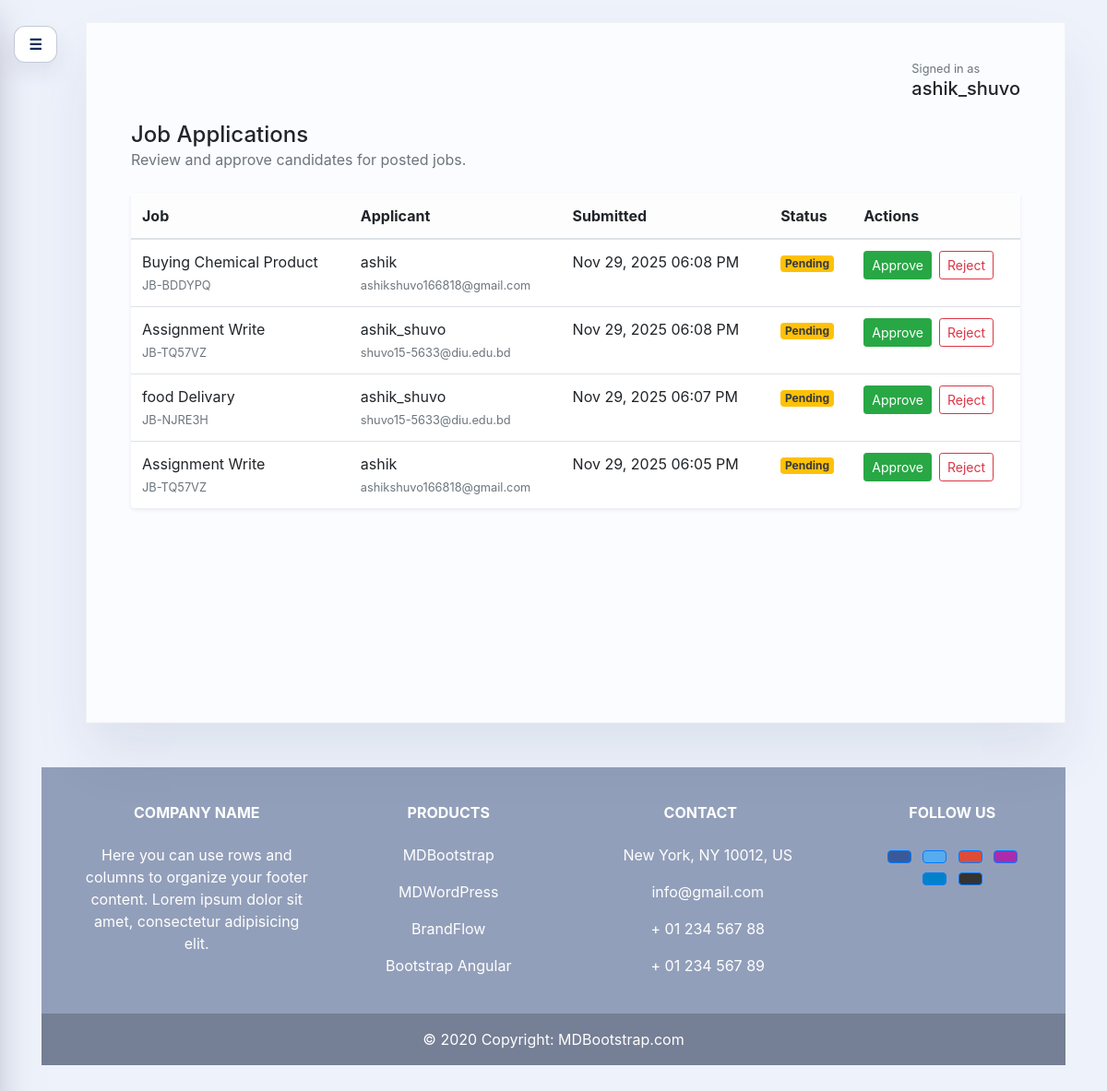
/applications/ (signed in), run on the app's committed database.
### userprofile/models.py (models this page shows, shortened)
class UserProfile(models.Model):
	user = models.OneToOneField(User, on_delete=models.CASCADE, related_name="profile")
	display_name = models.CharField(max_length=150, blank=True)
	photo = models.ImageField(upload_to="profile_photos/", blank=True, null=True)
	occupation = models.CharField(max_length=150, blank=True)
	skills = models.TextField(blank=True)
	present_address = models.CharField(max_length=255, blank=True)
	bio = models.TextField(blank=True)

### jobs/models.py (models this page shows, shortened)
class JobApplication(models.Model):
	class Status(models.TextChoices):
		PENDING = "pending", "Pending"
		APPROVED = "approved", "Approved"
		REJECTED = "rejected", "Rejected"
	job = models.ForeignKey(Job, related_name="applications", on_delete=models.CASCADE)
	applicant = models.ForeignKey(settings.AUTH_USER_MODEL, related_name="job_applications", on_delete=models.CASCADE)
	cover_letter = models.TextField(blank=True)
	status = models.CharField(max_length=20, choices=Status.choices, default=Status.PENDING)
	decided_by = models.ForeignKey(
		settings.AUTH_USER_MODEL,
		related_name="decided_applications",
		on_delete=models.SET_NULL,
		null=True,
		blank=True,
	)
	decision_at = models.DateTimeField(blank=True, null=True)
	created_at = models.DateTimeField(auto_now_add=True)
	updated_at = models.DateTimeField(auto_now=True)
	class Meta:
		unique_together = ("job", "applicant")
		ordering = ["-created_at"]

class Job(models.Model):
	poster = models.ForeignKey(
		settings.AUTH_USER_MODEL,
		on_delete=models.CASCADE,
		related_name="jobs",
	)
	work_title = models.CharField(max_length=200)
	worker_type = models.CharField(max_length=120)
	duration = models.CharField(max_length=120)
	amount = models.PositiveIntegerField()
	location = models.CharField(max_length=120)
	skills = models.CharField(max_length=255)
	tracking_code = models.CharField(max_length=16, unique=True, editable=False, blank=True)
	created_at = models.DateTimeField(auto_now_add=True)
	class Meta:
		ordering = ["-created_at"]

### jobs/views.py (the view)
# urls.py: path('applications/', views.manage_applications, name="manage_job_applications"),
@staff_member_required
@never_cache
def manage_applications(request):
    profile, _ = UserProfile.objects.get_or_create(user=request.user)
    applications = (
        JobApplication.objects.select_related("job", "applicant", "decided_by")
        .order_by("-created_at")
    )
    return render(
        request,
        "jobs/application_list.html",
        {"applications": applications, "profile": profile, "hide_nav": True},
    )

### userprofile/context_processors.py (called while the page is built)
def unread_notifications(request):
    if request.user.is_authenticated:
        count = request.user.notifications.filter(is_read=False).count()
    else:
        count = 0
    return {"unread_notifications_count": count}

### jobs/templates/jobs/application_list.html (shortened to what this page needs)
{% extends "userprofile/layout.html" %}
{% block dashboard_content %}
<div class="d-flex justify-content-between align-items-center mb-4">
  <div>
    <h2 class="h4 mb-0">Job Applications</h2>
    <p class="text-muted mb-0">Review and approve candidates for posted jobs.</p>
  </div>
</div>
<div class="table-responsive bg-white shadow-sm rounded">
  <table class="table mb-0 align-middle">
    <thead class="table-light">
      <tr>
        <th scope="col">Job</th>
        <th scope="col">Applicant</th>
        <th scope="col">Submitted</th>
        <th scope="col">Status</th>
        <th scope="col">Actions</th>
      </tr>
    </thead>
    <tbody>
      {% for application in applications %}
      <tr>
        <td>
          <div class="fw-semibold">{{ application.job.work_title }}</div>
          <small class="text-muted">{{ application.job.tracking_code }}</small>
        </td>
        <td>
          <div>{{ application.applicant.username }}</div>
          <small class="text-muted">{{ application.applicant.email }}</small>
        </td>
        <td>{{ application.created_at|date:"M d, Y h:i A" }}</td>
        <td>
          {% if application.status == 'approved' %}
            <span class="badge badge-success">Approved</span>
          {% elif application.status == 'pending' %}
            <span class="badge badge-warning text-dark">Pending</span>
          {% else %}
            <span class="badge badge-danger">Rejected</span>
          {% endif %}
        </td>
        <td>
          {% if application.status == 'pending' %}
          <div class="d-flex align-items-center">
            <form class="mr-2" method="post" action="{% url 'update_application_status' application.id %}">
              <button class="btn btn-success btn-sm" type="submit">Approve</button>
            </form>
            <form method="post" action="{% url 'update_application_status' application.id %}">
              <button class="btn btn-outline-danger btn-sm" type="submit">Reject</button>
            </form>
          </div>
          {% else %}
            <small class="text-muted">Updated {{ application.decision_at|timesince }} ago</small>
          {% endif %}
        </td>
      </tr>
      {% empty %}
      <tr>
        <td colspan="5" class="text-center py-4 text-muted">No applications available.</td>
      </tr>
      {% endfor %}
    </tbody>
  </table>
</div>
{% endblock %}

### userprofile/templates/userprofile/layout.html (shortened to what this page needs)
{% extends "base.html" %}
{% block content %}
<div class="dashboard-shell-wrapper">
  <button class="toggle-btn menu-floating-toggle" id="menuToggle" aria-label="Toggle navigation">☰</button>
  <div class="dashboard-shell">
    <section class="dashboard-main">
      <div class="topbar">
        <div class="text-end">
        <p class="text-muted small mb-0">Signed in as</p>
        <h5 class="mb-0">{{ profile.user.username }}</h5>
      </div>
    </div>
      {% block dashboard_content %}{% endblock %}
    </section>
  </div>
</div>
{% endblock %}

### userprofile/templates/userprofile/layout.html (style rules this page uses)
body { background: #eef2fb; }
.dashboard-shell-wrapper { position: relative; padding-left: 3rem; }
.dashboard-shell { display: flex; min-height: calc(100vh - 40px); position: relative; overflow: visible; background: #fff; border-radius: 0; border: 1px solid rgba(14, 23, 41, 0.05); box-shadow: 0 35px 60px rgba(15, 39, 90, 0.08); }
.dashboard-main { flex: 1; padding: 2.5rem 3rem; background: #fbfcff; }
.topbar { display: flex; justify-content: flex-end; align-items: center; margin-bottom: 1.5rem; }
.toggle-btn { border: 1px solid rgba(19,47,98,0.25); background: #fff; color: #102b58; padding: 0.45rem 0.95rem; border-radius: 12px; font-weight: 600; box-shadow: 0 12px 25px rgba(16,43,88,0.08); }
.menu-floating-toggle { position: fixed; top: 1.75rem; left: 15px; transform: none; z-index: 1050; transition: left 0.35s ease; }

### data on the page
UserProfile: user.username "ashik_shuvo"
JobApplication: job.work_title "Buying Chemical Product", job.tracking_code "JB-BDDYPQ", applicant.username "ashik", applicant.email "ashikshuvo166818@gmail.com", created_at "Nov 29, 2025 06:08 PM", status "Pending"
JobApplication: job.work_title "Assignment Write", job.tracking_code "JB-TQ57VZ", applicant.username "ashik_shuvo", applicant.email "shuvo15-5633@diu.edu.bd", created_at "Nov 29, 2025 06:08 PM", status "Pending"
JobApplication: job.work_title "food Delivary", job.tracking_code "JB-NJRE3H", applicant.username "ashik_shuvo", applicant.email "shuvo15-5633@diu.edu.bd", created_at "Nov 29, 2025 06:07 PM", status "Pending"
JobApplication: job.work_title "Assignment Write", job.tracking_code "JB-TQ57VZ", applicant.username "ashik", applicant.email "ashikshuvo166818@gmail.com", created_at "Nov 29, 2025 06:05 PM", status "Pending"
